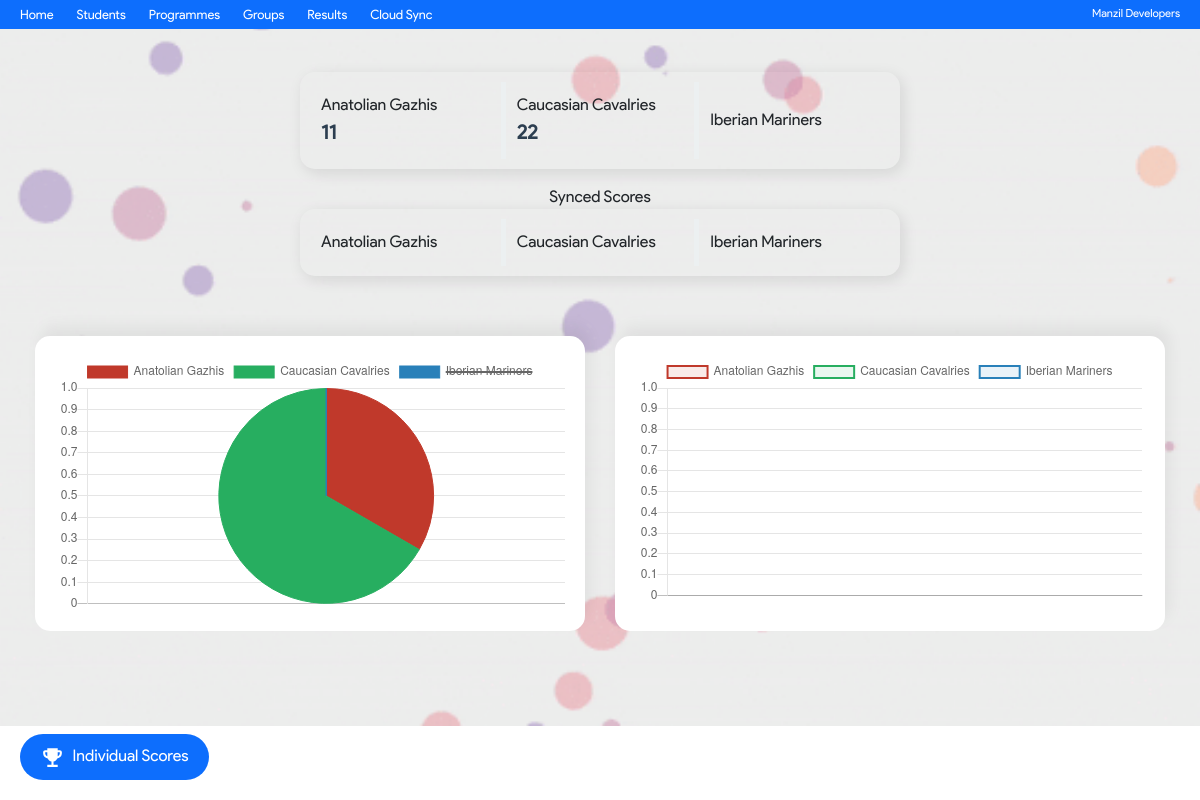
Before: / with the older database file.
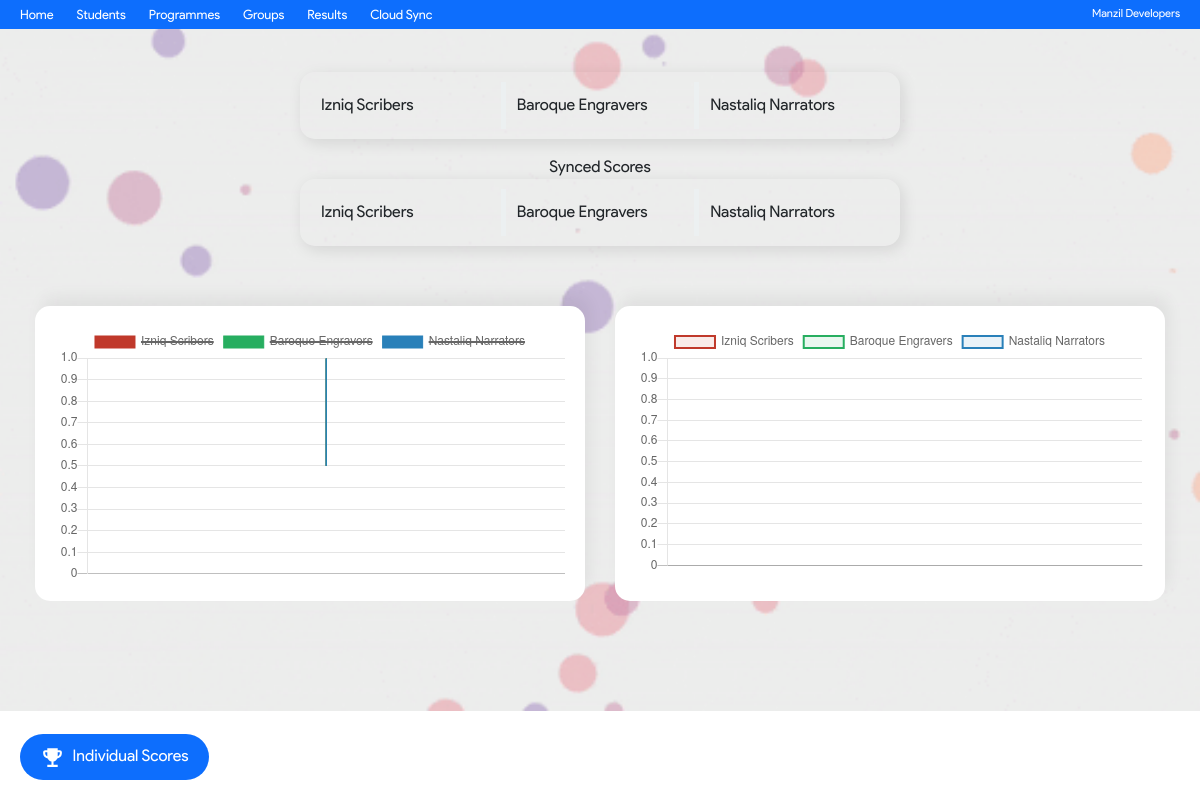
After: the same page with the newer database file.
### tables this page shows
CREATE TABLE `team` (
  `id` int(11) NOT NULL,
  `name` varchar(255) NOT NULL,
  `code` varchar(10) NOT NULL,
  `point` int(11) NOT NULL,
  `floor` int(1) DEFAULT NULL
);

### graph.php (the view, shortened to what this page needs)
<?php
include 'inc/db.php';
?>
<!DOCTYPE html>
<html lang="en">
<head>
</head>
<body>
    <center>
<?php
$graph1SQL = "SELECT * FROM  team";
$graph1Res = mysqli_query($conn, $graph1SQL);
$team = array();
$point = array();
echo '<div class="table"><table width="100%">';
while($row1=mysqli_fetch_assoc($graph1Res)){
    $gId = $row1['code'];
$snglScoreSQL = "SELECT SUM(point) AS point FROM programlist WHERE groupId = '$gId'";
$snglScoreRES = mysqli_query($conn, $snglScoreSQL);
$r2 = mysqli_fetch_assoc($snglScoreRES);
array_push($team, $row1['name']);
array_push($point, $r2['point']);
echo '<td width="33%" border="0"><div class="singleTeam">'.$row1['name'].'<br><span class="pnt">'.$r2['point'].'</span></div></td>';
}
echo '</table></div>';
$graph5SQL = "SELECT * FROM  team";
$graph5Res = mysqli_query($conn, $graph5SQL);
echo'Synced Scores';
echo '<div class="table"><table width="100%">';
while($row2=mysqli_fetch_assoc($graph5Res)){
    $gId2 = $row2['code'];
echo '<td width="33%" border="0"><div class="singleTeam">'.$row2['name'].'<br><span class="pnt">'.getScore($gId2).'</span></div></td>';
}
echo '</table></div>';
?>
<br>
<div style="display: flex; justify-content: space-around; margin:20px;">
    <div class="snGraph"><canvas id="myChart"></canvas></div>
    <div class="snGraph"><canvas id="myLineChart"></canvas></div>
    </div>
</center>
</body>
</html>

### index.php (shortened to what this page needs)
<!DOCTYPE html>
<html lang="en">
<head>
    <?php include 'inc/head.php'; ?>
    <link rel="stylesheet" href="css/style.css">
</head>
<body>
    <?php include 'inc/nav.php';
    include 'graph.php';
    ?>
<a href="champions.php">
<div class="champs">
<img src="img/trophy.svg" style="margin-right: 4px;" width="25px" alt="">
 Individual Scores
</div>
</a>
</body>
</html>

### inc/head.php (shortened to what this page needs)
<link href="https://cdn.jsdelivr.net/npm/bootstrap@5.0.0-beta2/dist/css/bootstrap.min.css"
rel="stylesheet"
crossorigin="anonymous">

### inc/nav.php
<center>
    <?php
$link = "$_SERVER[REQUEST_URI]";
?>
    <div class="nav">
   <?php
if(strpos($link, 'app')!== false){
    echo'<a href="../">Home</a>
    <a href="../students.php">Students</a>
    <a href="../programs.php">Programmes</a>
    <a href="../team.php">Groups</a>
    <a href="../results.php">Results</a>
    <a href="../app">Cloud Sync</a>';
}else{
    echo'<a href="./">Home</a>
    <a href="students.php">Students</a>
    <a href="programs.php">Programmes</a>
    <a href="team.php">Groups</a>
    <a href="results.php">Results</a>
    <a href="app">Cloud Sync</a>';
}
?>
    </div>
    </center>
    <br><br>
<a class="manzil" href="https://manzilmedia.net" target="_blank">Manzil Developers</a>
<br>

### css/style.css (style rules this page uses)
body { font-family: 'MGregular'; margin: 0; }
body a { text-decoration: none; }
.nav { width: 100%; display: block; text-align: left; background: #0D6EFD; color: #fff; padding: 5px 10px; position: fixed; top: 0; z-index: 100; font-size: 0.8em; -webkit-user-select: none; -moz-user-select: none; -ms-user-select: none; user-select: none; margin: 0; }
.nav a { padding: 10px; -webkit-box-align: center; -ms-flex-align: center; align-items: center; color: #fff; -webkit-transition: 0.4s ease; transition: 0.4s ease; }
.manzil { position: fixed; top: 5px; right: 20px; color: #fff; z-index: 999; font-size: 0.7em; -webkit-user-select: none; -moz-user-select: none; -ms-user-select: none; user-select: none; }

### index.php (style rules this page uses)
body { background-image: url('img/bg.gif'); background-repeat: no-repeat; background-size: 100%; background-position: center; }

### graph.php (style rules this page uses)
.table { width: 50%; box-shadow: 3px 4px 15px rgba(0, 0, 0, 0.1); border-radius: 15px; padding: 10px; }
.singleTeam { padding: 10px; }
table { border-bottom: none; }
td { border-left: 5px solid #ecf0f1; }
td:first-child { border-left: 0px solid #ecf0f1; }
.champs { position: fixed; bottom: 20px; left: 20px; background: #0D6EFD; user-select: none; padding: 10px 20px; color: #fff; border-radius: 50px; }
.snGraph { box-shadow: 5px -10px 15px rgba(0, 0, 0, 0.05); width:50%; margin:0px 15px; padding: 20px; border-radius: 15px; transition: 0.5s ease; background: #fff; }
.pnt { font-size: 20px; font-weight: bold; color: #2c3e50; }

Changed rows visible on the page:
removed team: name "Anatolian Gazhis", point "11"
removed team: name "Caucasian Cavalries", point "22"
removed team: name "Iberian Mariners"
added team: name "Izniq Scribers"
added team: name "Baroque Engravers"
added team: name "Nastaliq Narrators"
Other visible differences:
chart data {{ json_encode($point ) }}: ["11","22",null] → [null,null,null]
chart data {{ json_encode($team ) }}: ["Anatolian Gazhis","Caucasian Cavalries","Iberian Mariners"] → ["Izniq Scribers","Baroque Engravers","Nastaliq Narrators"]
